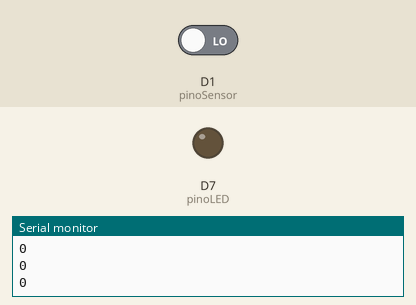
The sketch below on a simulated ESP8266 (NodeMCU). On the bench: output pins drawn as LEDs (lit = HIGH), the last lines printed to the serial monitor. Inputs (shaded band) come from the test bench; at power-on: D1 (pinoSensor) LOW.

Above: at 1.8 s.
1.9 s: D1 (pinoSensor) driven HIGH
At 3.2 s:
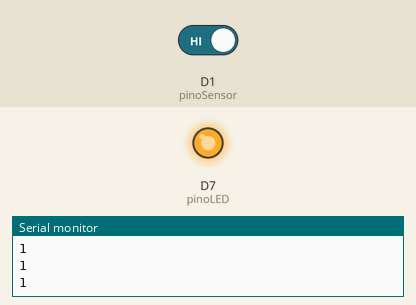
3.5 s: D1 (pinoSensor) driven LOW
At 4.4 s:
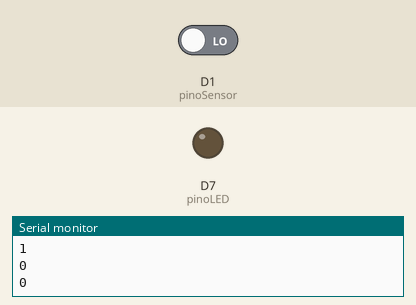
Timing chart, 0 to 6.5 s (numbered marks = the images above; inputs shaded):
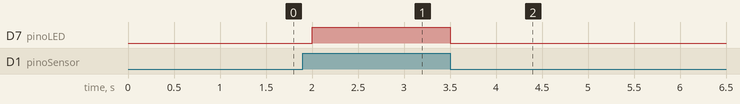

Measured:
- after the input at 1.9 s, D7 (pinoLED): LOW → HIGH after 0.10 s
- after the input at 3.5 s, D7 (pinoLED): HIGH → LOW at once

The sketch:

CaptandoIntesidadeDoSinal.ino
```cpp
#include <ESP8266WiFi.h>
#define pinoLED D7
#define pinoSensor D1

void setup()
{
  Serial.begin(115200);
  WiFi.mode(WIFI_STA);
  Serial.println();
  pinMode(pinoLED, OUTPUT);
  pinMode(pinoSensor, INPUT);
  WiFi.mode(WIFI_AP);
  WiFi.softAP("P1");

}

void scaneiaRede(int numeroSSID) {
  String retorno = "";

  int i = 0;
  for (i; i < numeroSSID; i++) {
    if (
      WiFi.SSID(i).length() == 4
      && WiFi.SSID(i).charAt(0) == 'A'
      && WiFi.SSID(i).charAt(2) == 'P'
      && isDigit(WiFi.SSID(i).charAt(1))
      && isDigit(WiFi.SSID(i).charAt(3))
    ) {
      retorno += WiFi.SSID(i) + "-" + String(WiFi.RSSI(i), DEC) + ";";
    }
  }

  if (retorno != "")
    retorno = retorno.substring(0, retorno.length() - 1);

  return retorno;
}

void sensorPresenca(int recebeValor) {
  digitalWrite(pinoLED, LOW);
  Serial.println(recebeValor);
  if (recebeValor == 1) {
    digitalWrite(pinoLED, HIGH);
  }
}

void loop()
{
  sensorPresenca(digitalRead(pinoSensor));
  //scaneiaRede(WiFi.scanNetworks());
  delay(500);
}
```
